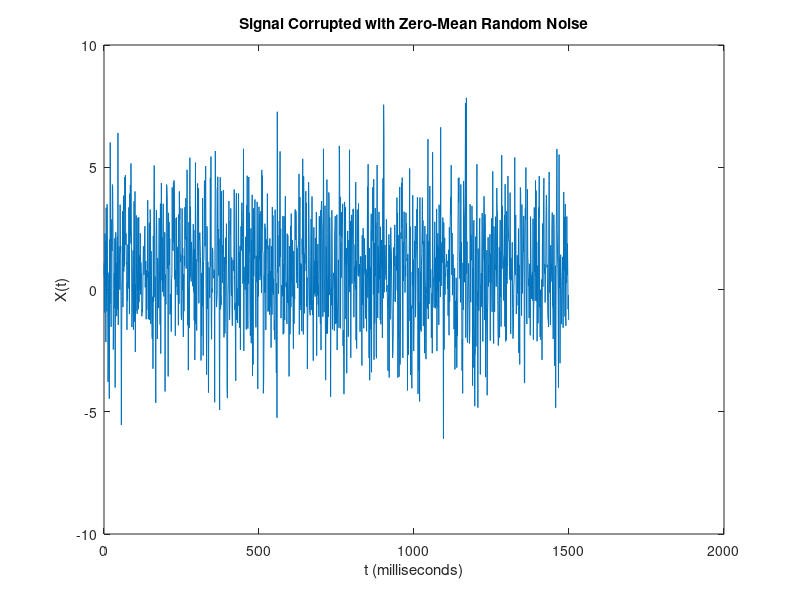
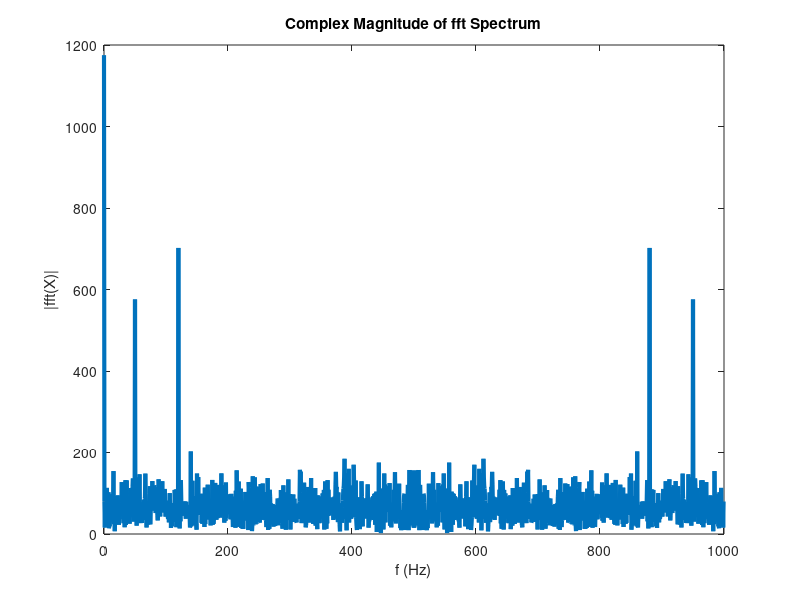
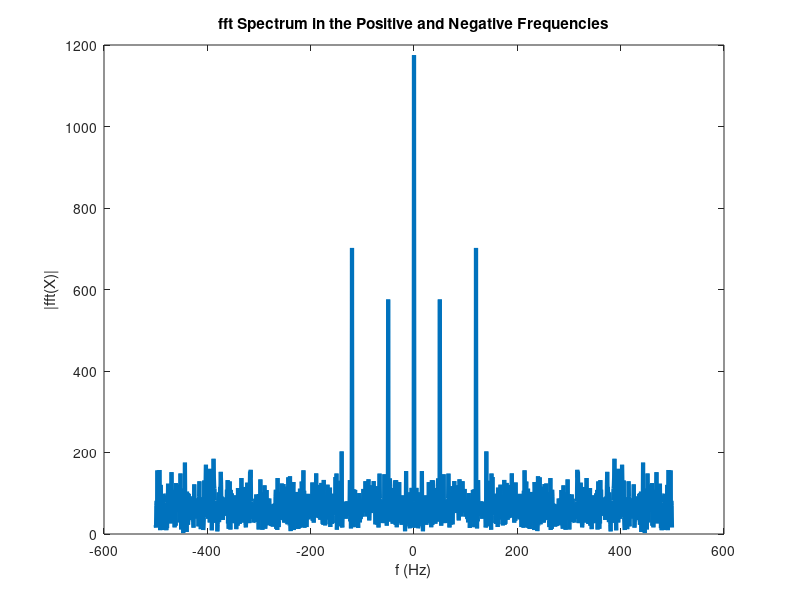
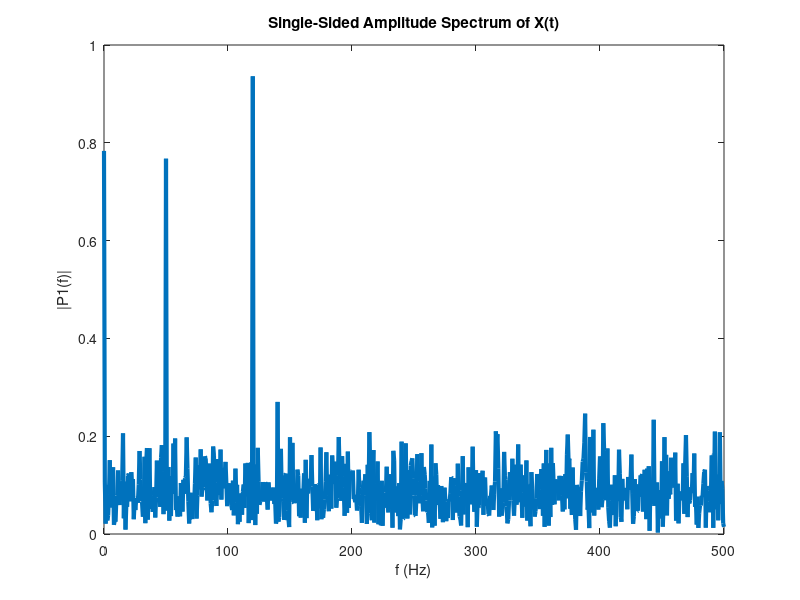

The MATLAB script that drew these images, in order: (Note: this script raises an error after producing the figures.)
Fs = 1000;            % Sampling frequency
T = 1/Fs;             % Sampling period
L = 1500;             % Length of signal
t = (0:L-1)*T;        % Time vector
S = 0.8 + 0.7*sin(2*pi*50*t) + sin(2*pi*120*t);
X = S + 2*randn(size(t));
figure(1)
plot(1000*t,X)
title("Signal Corrupted with Zero-Mean Random Noise")
xlabel("t (milliseconds)")
ylabel("X(t)")
Y = fft(X);
figure(2)
plot(Fs/L*(0:L-1),abs(Y),"LineWidth",3)
title("Complex Magnitude of fft Spectrum")
xlabel("f (Hz)")
ylabel("|fft(X)|")
figure(3)
plot(Fs/L*(-L/2:L/2-1),abs(fftshift(Y)),"LineWidth",3)
title("fft Spectrum in the Positive and Negative Frequencies")
xlabel("f (Hz)")
ylabel("|fft(X)|")
P2 = abs(Y/L);
P1 = P2(1:L/2+1);
P1(2:end-1) = 2*P1(2:end-1);
figure(4)
f = Fs/L*(0:(L/2));
plot(f,P1,"LineWidth",3)
title("Single-Sided Amplitude Spectrum of X(t)")
xlabel("f (Hz)")
ylabel("|P1(f)|")
Y = fft(S);
P2 = abs(Y/L);
P1 = P2(1:L/2+1);
P1(2:end-1) = 2*P1(2:end-1);
figure(5)
plot(f,P1,"LineWidth",3)
title("Single-Sided Amplitude Spectrum of S(t)")
xlabel("f (Hz)")
ylabel("|P1(f)|")
Fs = 44100;         % Sampling frequency
T = 1/Fs;           % Sampling period
t = -0.5:T:0.5;     % Time vector
L = length(t);      % Signal length

X = 1/(0.4*sqrt(2*pi))*(exp(-t.^2/(2*(0.1*1e-3)^2)));
figure(6)
plot(t,X)
title("Gaussian Pulse in Time Domain")
xlabel("Time (t)")
ylabel("X(t)")
axis([-1e-3 1e-3 0 1.1])
n = 2^nextpow2(L);
Y = fft(X,n);
f = Fs*(0:(n/2))/n;
P = abs(Y/sqrt(n)).^2;
figure(7)
plot(f,P(1:n/2+1))
title("Gaussian Pulse in Frequency Domain")
xlabel("f (Hz)")
ylabel("|P(f)|")
Fs = 1000;                    % Sampling frequency
T = 1/Fs;                     % Sampling period
L = 1000;                     % Length of signal
t = (0:L-1)*T;                % Time vector
x1 = cos(2*pi*50*t);          % First row wave
x2 = cos(2*pi*150*t);         % Second row wave
x3 = cos(2*pi*300*t);         % Third row wave

X = [x1; x2; x3];
figure(8)
for i = 1:3
    subplot(3,1,i)
    plot(t(1:100),X(i,1:100))
    title("Row " + num2str(i) + " in the Time Domain")
end
dim = 2;
Y = fft(X,L,dim);
P2 = abs(Y/L);
P1 = P2(:,1:L/2+1);
P1(:,2:end-1) = 2*P1(:,2:end-1);
figure(9)
for i=1:3
    subplot(3,1,i)
    plot(0:(Fs/L):(Fs/2-Fs/L),P1(i,1:L/2))
    title("Row " + num2str(i) + " in the Frequency Domain")
end
Fs = 100;
t = 0:1/Fs:1-1/Fs;
x = cos(2*pi*15*t - pi/4) + cos(2*pi*40*t + pi/2);
y = fft(x);
z = fftshift(y);

ly = length(y);
f = (-ly/2:ly/2-1)/ly*Fs;
figure(10)
stem(f,abs(z))
title("Double-Sided Amplitude Spectrum of x(t)")
xlabel("Frequency (Hz)")
ylabel("|y|")
grid
tol = 1e-6;
z(abs(z) < tol) = 0;

theta = angle(z);
figure(11)
stem(f,theta/pi)
title("Phase Spectrum of x(t)")
xlabel("Frequency (Hz)")
ylabel("Phase/\pi")
grid
Fs = 80;
T = 1/Fs;
L = 65;
t = (0:L-1)*T;
X = 3*cos(2*pi*2*t) + 2*cos(2*pi*4*t) + sin(2*pi*6*t);
figure(12)
plot(t,X)
title("Signal superposition in time domain")
xlabel("t (ms)")
ylabel("X(t)")
Y = fft(X);
f = Fs*(0:(L-1)/2)/L;
P2 = abs(Y/L);
P1 = P2(1:(L+1)/2);
P1(2:end) = 2*P1(2:end);
figure(13)
plot(f,P1,"-o")
title("Single-Sided Spectrum of Original Signal")
xlabel("f (Hz)")
ylabel("|P1(f)|")
n = 2^nextpow2(L);
Y = fft(X,n);
f = Fs*(0:(n/2))/n;
P2 = abs(Y/L);
P1 = P2(1:n/2+1);
P1(2:end-1) = 2*P1(2:end-1);
figure(14)
plot(f,P1,"-o")
title("Single-Sided Spectrum of Padded Signal")
xlabel("f (Hz)")
ylabel("|P1(f)|")
